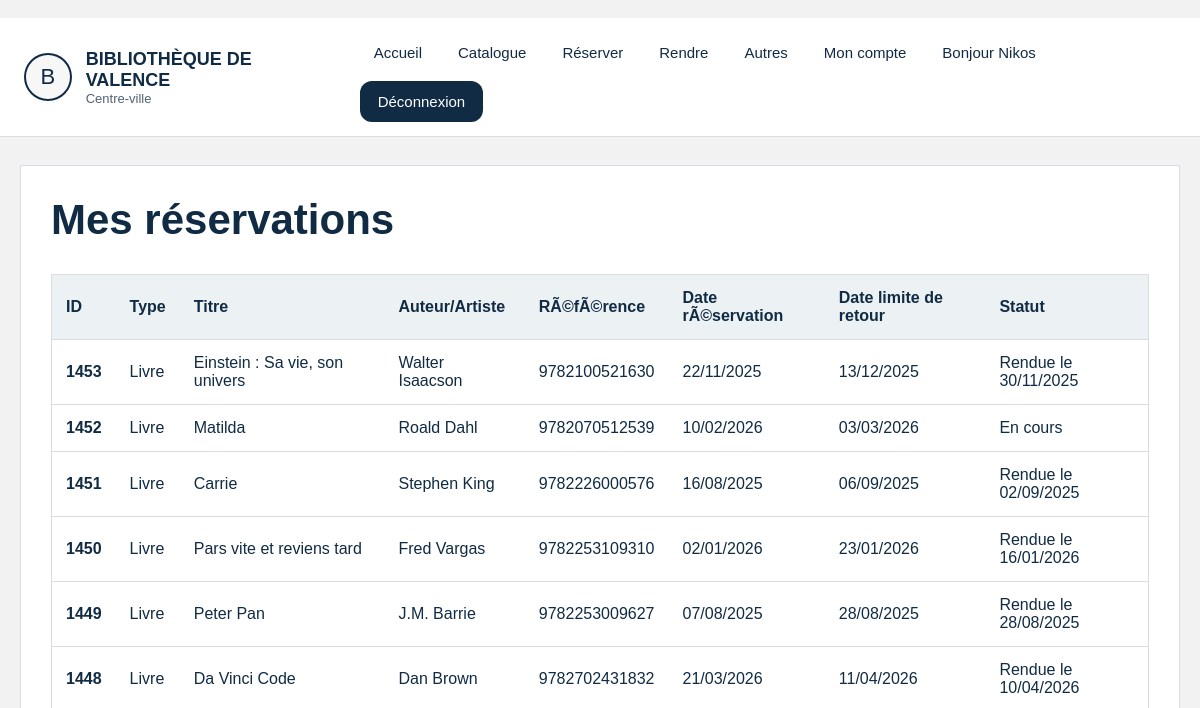
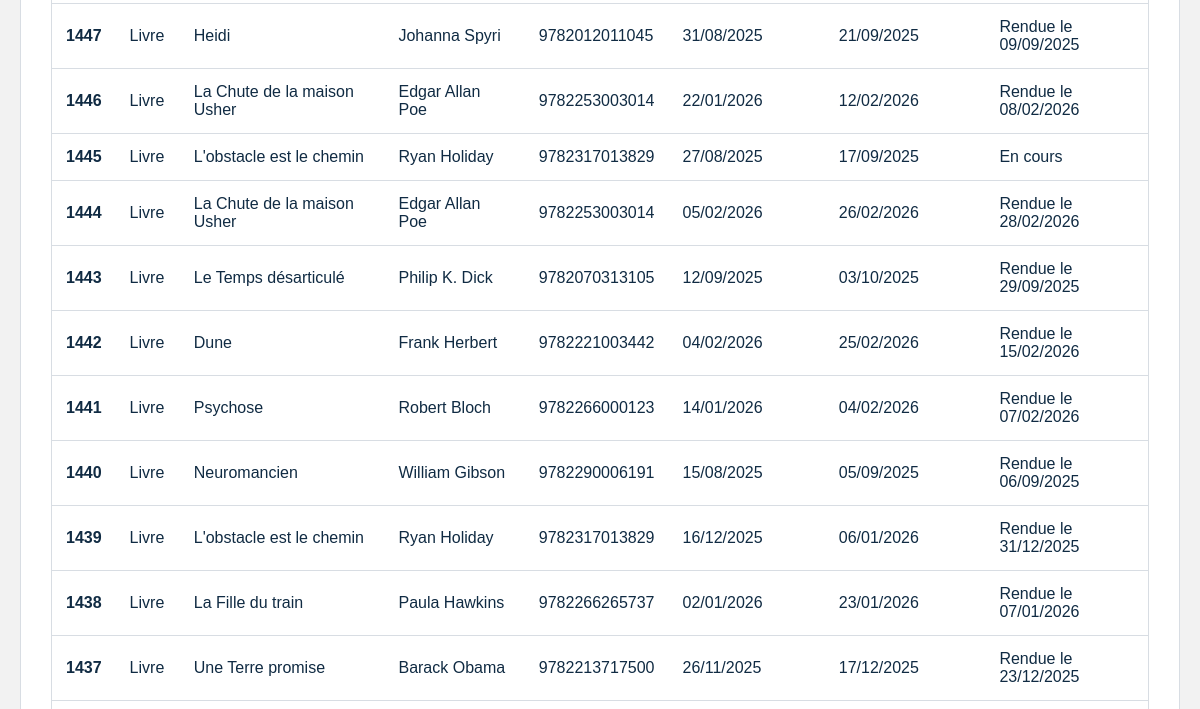
Before: /mes_reservations (signed in, upper part) with the older database file (2 pictures, top to bottom).
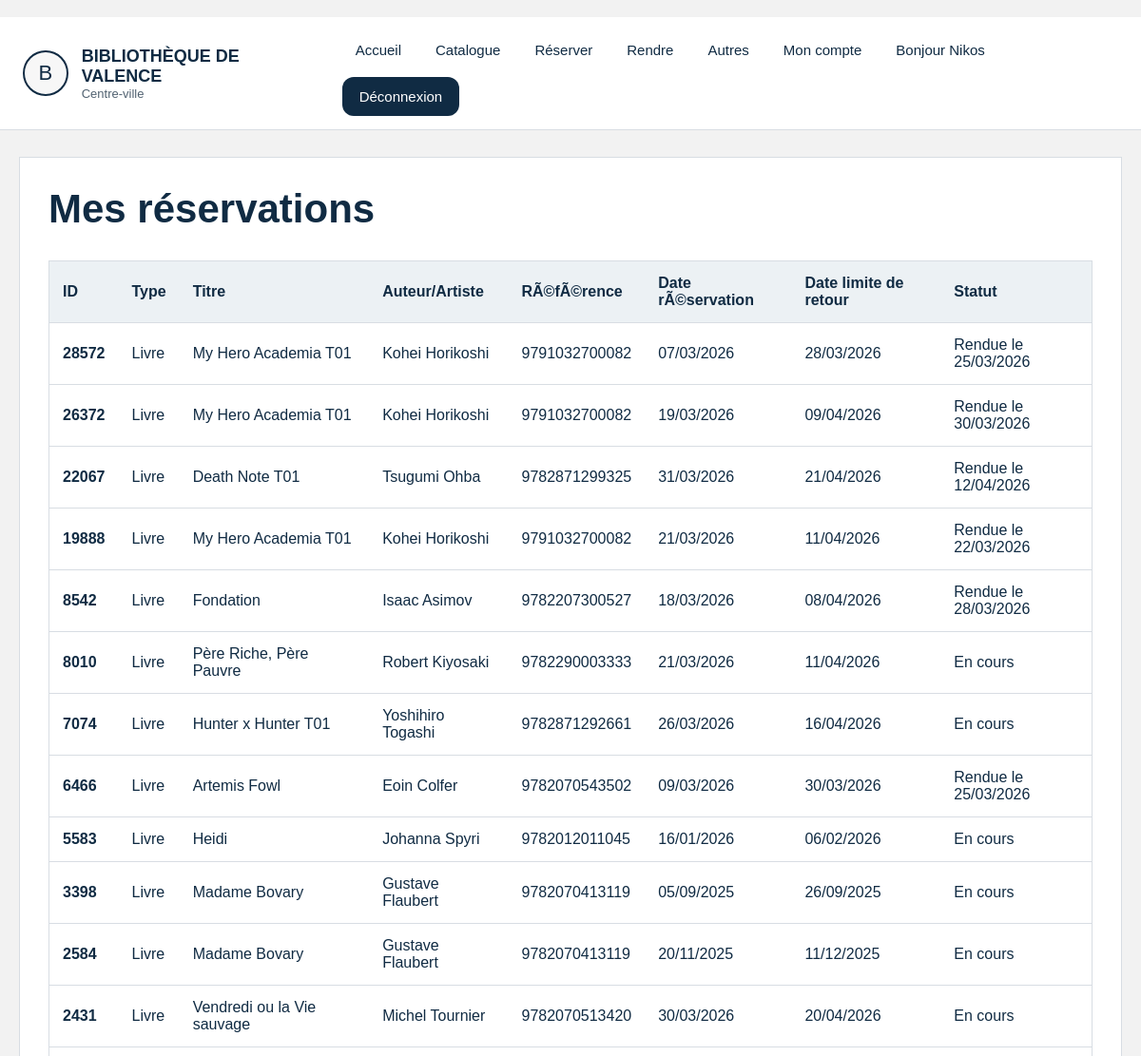
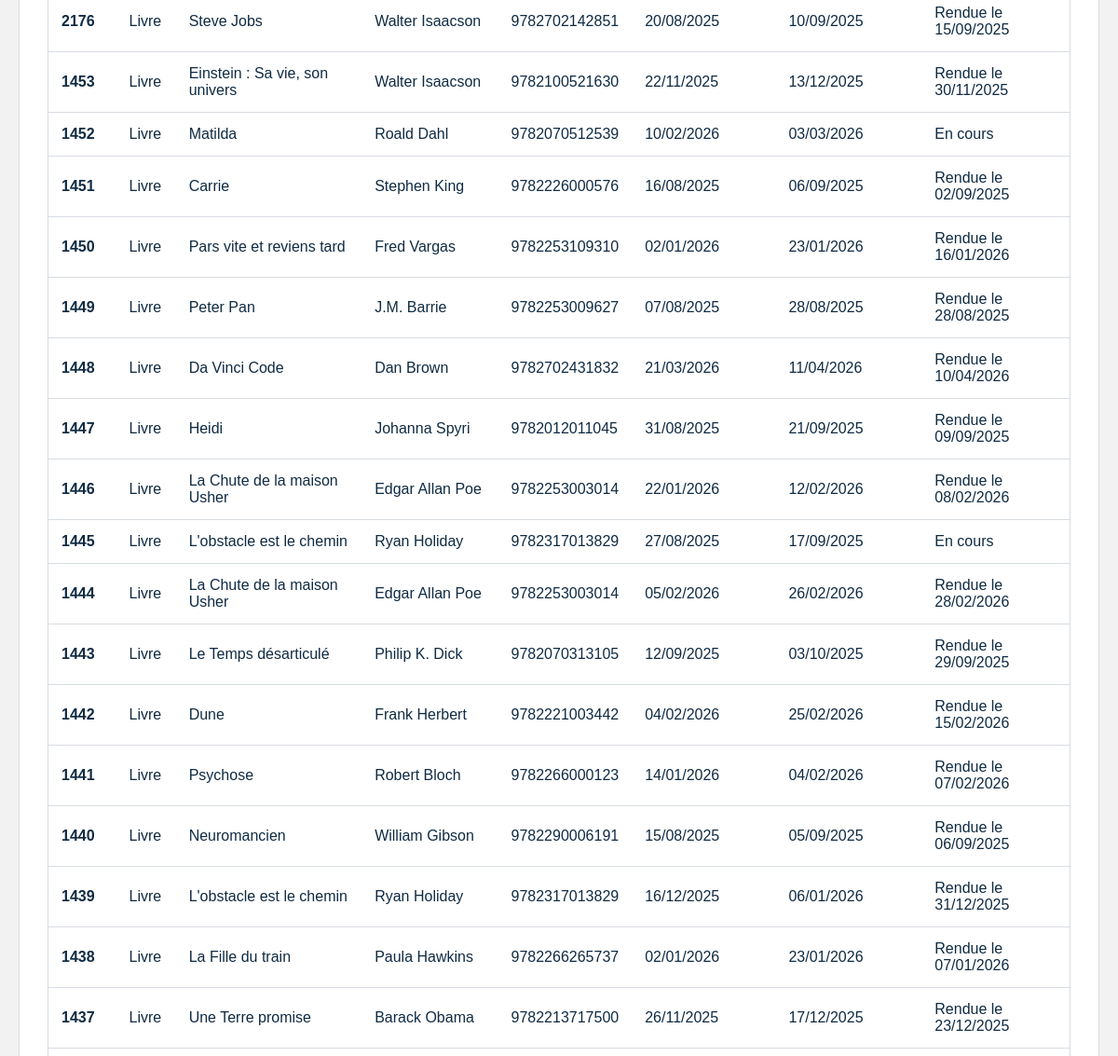
After: the same page with the newer database file (2 pictures, top to bottom).
### tables this page shows
CREATE TABLE RESERVATION (id_reservation NUMERIC PRIMARY KEY, date_reservation TEXT, date_de_retour TEXT, "id_client" NUMERIC REFERENCES CLIENT (id_client), bibliotheque_retrait TEXT, date_limite_retour TEXT, date_retour_effective TEXT);

CREATE TABLE LIVRE (id_livre INTEGER PRIMARY KEY, nom_livre TEXT, auteur_livre TEXT, maison_edition_livre TEXT, annee_livre NUMERIC, id_categorie NUMERIC REFERENCES CATEGORIE (id_categorie), ISBN_livre NUMERIC, resume TEXT, image TEXT, disponibilité INTEGER, total_exemplaires INTEGER);

### main.py (the view)
@application.route("/mes_reservations")
def mes_reservations():
    redirection = verifier_connexion()
    if redirection:
        return redirection
    reservations = bdd().execute(
        """
        SELECT type_media, id_reservation, nom_media, auteur_media, reference_media, date_reservation, date_limite_retour, date_retour_effective
        FROM VUE_MES_RESERVATIONS
        WHERE id_client = ?
        ORDER BY id_reservation DESC
        """,
        (session["utilisateur"]["id"],),
    ).fetchall()
    return render_template("mes_reservations.html", reservations=reservations)

### def.py (called while the page is built)
def bdd(base_path=BASE_DONNEES):
    if "bdd" not in g:
        g.bdd = sqlite3.connect(base_path)
        g.bdd.row_factory = sqlite3.Row
    return g.bdd

def fermer_bdd(_erreur=None):
    connexion = g.pop("bdd", None)
    if connexion:
        connexion.close()

def faire_slug(texte):
    return "-".join(str(texte).strip().lower().split()) # permet de convertir un m eSSage en message

def categories_menu(base_path=BASE_DONNEES):
    try:
        lignes = bdd(base_path).execute(
            "SELECT id_categorie, nom_categorie FROM CATEGORIE ORDER BY id_categorie"
        ).fetchall()
    except Exception:
        return []
    return [
        {
            "id": l["id_categorie"],
            "nom": l["nom_categorie"],
            "categorie_url": faire_slug(l["nom_categorie"]),
        }
        for l in lignes
    ]

def verifier_connexion():
    if "utilisateur" not in session:
        return redirect(url_for("connexion", next=request.path))
    return None

def contexte_global(base_path=BASE_DONNEES):
    return {
        "utilisateur": session.get("utilisateur"),
        "admin_connecte": bool(session.get("admin")),
        "menu_categories": categories_menu(base_path),
    }

### templates/mes_reservations.html (shortened to what this page needs)
﻿{% extends "base.html" %}
{% block content %}
<h1>Mes réservations</h1>
<div class="table-conteneur">
    <table class="tableau-horaires">
        <thead>
            <tr>
                <th>ID</th>
                <th>Type</th>
                <th>Titre</th>
                <th>Auteur/Artiste</th>
                <th>RÃ©fÃ©rence</th>
                <th>Date rÃ©servation</th>
                <th>Date limite de retour</th>
                <th>Statut</th>
            </tr>
        </thead>
        <tbody>
            {% for r in reservations %}
            <tr>
                <td>{{ r['id_reservation'] }}</td>
                <td>{{ r['type_media'] }}</td>
                <td>{{ r['nom_media'] }}</td>
                <td>{{ r['auteur_media'] or '-' }}</td>
                <td>{{ r['reference_media'] }}</td>
                <td>{{ r['date_reservation'] }}</td>
                <td>{{ r['date_limite_retour'] or '-' }}</td>
                <td>
                    {% if r['date_retour_effective'] %}
                        Rendue le {{ r['date_retour_effective'] }}
                    {% else %}
                        En cours
                    {% endif %}
                </td>
            </tr>
            {% else %}
            <tr>
                <td colspan="8">Aucune réservation pour le moment.</td>
            </tr>
            {% endfor %}
        </tbody>
    </table>
</div>
{% endblock %}

Changed rows visible on the page:
now on this page (row unchanged): LIVRE: id_reservation "28572", type_media "Livre", nom_media "My Hero Academia T01", auteur_livre "Kohei Horikoshi", reference_media "9791032700082", date_reservation "07/03/2026", r "28/03/2026", date_retour_effective "25/03/2026", id_reservation "26372", date_reservation "19/03/2026", r "09/04/2026", date_retour_effective "30/03/2026", id_reservation "19888", date_reservation "21/03/2026", r "11/04/2026", date_retour_effective "22/03/2026"
now on this page (row unchanged): LIVRE: id_reservation "22067", type_media "Livre", nom_media "Death Note T01", auteur_livre "Tsugumi Ohba", reference_media "9782871299325", date_reservation "31/03/2026", r "21/04/2026", date_retour_effective "12/04/2026"
now on this page (row unchanged): LIVRE: id_reservation "8542", type_media "Livre", nom_media "Fondation", auteur_livre "Isaac Asimov", reference_media "9782207300527", date_reservation "18/03/2026", r "08/04/2026", date_retour_effective "28/03/2026"
now on this page (row unchanged): LIVRE: id_reservation "8010", type_media "Livre", nom_media "Père Riche, Père Pauvre", auteur_livre "Robert Kiyosaki", reference_media "9782290003333", date_reservation "21/03/2026", r "11/04/2026", shows "En cours"
now on this page (row unchanged): LIVRE: id_reservation "7074", type_media "Livre", nom_media "Hunter x Hunter T01", auteur_livre "Yoshihiro Togashi", reference_media "9782871292661", date_reservation "26/03/2026", r "16/04/2026", shows "En cours"
now on this page (row unchanged): LIVRE: id_reservation "6466", type_media "Livre", nom_media "Artemis Fowl", auteur_livre "Eoin Colfer", reference_media "9782070543502", date_reservation "09/03/2026", r "30/03/2026", date_retour_effective "25/03/2026"
now on this page (row unchanged): LIVRE: id_reservation "5583", type_media "Livre", nom_media "Heidi", auteur_livre "Johanna Spyri", reference_media "9782012011045", date_reservation "16/01/2026", r "06/02/2026", shows "En cours"
added RESERVATION: id_reservation "3398", type_media "Livre", nom_media "Madame Bovary", auteur_livre "Gustave Flaubert", reference_media "9782070413119", date_reservation "05/09/2025", date_limite_retour "26/09/2025", shows "En cours"
added RESERVATION: id_reservation "2584", type_media "Livre", nom_media "Madame Bovary", auteur_livre "Gustave Flaubert", reference_media "9782070413119", date_reservation "20/11/2025", date_limite_retour "11/12/2025", shows "En cours"
added RESERVATION: id_reservation "2431", type_media "Livre", nom_media "Vendredi ou la Vie sauvage", auteur_livre "Michel Tournier", reference_media "9782070513420", date_reservation "30/03/2026", date_limite_retour "20/04/2026", shows "En cours"
added RESERVATION: id_reservation "2176", type_media "Livre", nom_media "Steve Jobs", auteur_livre "Walter Isaacson", reference_media "9782702142851", date_reservation "20/08/2025", date_limite_retour "10/09/2025", date_retour_effective "15/09/2025"
